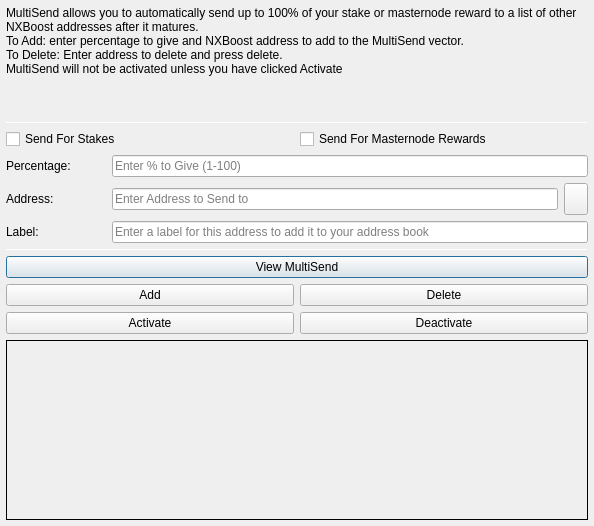
<?xml version="1.0" encoding="UTF-8"?>
<ui version="4.0">
 <class>MultiSendDialog</class>
 <widget class="QDialog" name="MultiSendDialog">
  <property name="windowModality">
   <enum>Qt::NonModal</enum>
  </property>
  <property name="geometry">
   <rect>
    <x>0</x>
    <y>0</y>
    <width>594</width>
    <height>526</height>
   </rect>
  </property>
  <property name="windowTitle">
   <string>MultiSend</string>
  </property>
  <layout class="QVBoxLayout" name="verticalLayout" stretch="0">
   <property name="leftMargin">
    <number>6</number>
   </property>
   <property name="topMargin">
    <number>6</number>
   </property>
   <property name="rightMargin">
    <number>6</number>
   </property>
   <property name="bottomMargin">
    <number>6</number>
   </property>
   <item>
    <layout class="QVBoxLayout" name="verticalLayout_Main" stretch="1,1,1,0,1,1,1">
     <item>
      <widget class="QLabel" name="label_2">
       <property name="lineWidth">
        <number>1</number>
       </property>
       <property name="text">
        <string>MultiSend allows you to automatically send up to 100% of your stake or masternode reward to a list of other NXBoost addresses after it matures.
To Add: enter percentage to give and NXBoost address to add to the MultiSend vector.
To Delete: Enter address to delete and press delete.
MultiSend will not be activated unless you have clicked Activate</string>
       </property>
       <property name="alignment">
        <set>Qt::AlignLeading|Qt::AlignLeft|Qt::AlignTop</set>
       </property>
       <property name="wordWrap">
        <bool>true</bool>
       </property>
      </widget>
     </item>
     <item>
      <widget class="Line" name="line">
       <property name="minimumSize">
        <size>
         <width>0</width>
         <height>1</height>
        </size>
       </property>
       <property name="maximumSize">
        <size>
         <width>16777215</width>
         <height>1</height>
        </size>
       </property>
       <property name="orientation">
        <enum>Qt::Horizontal</enum>
       </property>
      </widget>
     </item>
     <item>
      <layout class="QVBoxLayout" name="verticalLayout_Settings">
       <item>
        <layout class="QHBoxLayout" name="horizontalLayout">
         <item>
          <widget class="QCheckBox" name="multiSendStakeCheckBox">
           <property name="text">
            <string>Send For Stakes</string>
           </property>
          </widget>
         </item>
         <item>
          <widget class="QCheckBox" name="multiSendMasternodeCheckBox">
           <property name="text">
            <string>Send For Masternode Rewards</string>
           </property>
          </widget>
         </item>
        </layout>
       </item>
       <item>
        <layout class="QHBoxLayout" name="horizontalLayout_6">
         <item>
          <widget class="QLabel" name="label">
           <property name="minimumSize">
            <size>
             <width>100</width>
             <height>0</height>
            </size>
           </property>
           <property name="toolTip">
            <string>Percentage of stake to send</string>
           </property>
           <property name="text">
            <string>Percentage:</string>
           </property>
          </widget>
         </item>
         <item>
          <widget class="QLineEdit" name="multiSendPercentEdit">
           <property name="toolTip">
            <string>Enter whole numbers 1 - 100</string>
           </property>
           <property name="placeholderText">
            <string>Enter % to Give (1-100)</string>
           </property>
          </widget>
         </item>
        </layout>
       </item>
       <item>
        <layout class="QHBoxLayout" name="horizontalLayout_7">
         <item>
          <widget class="QLabel" name="label_5">
           <property name="minimumSize">
            <size>
             <width>100</width>
             <height>0</height>
            </size>
           </property>
           <property name="toolTip">
            <string>Address to send portion of stake to</string>
           </property>
           <property name="text">
            <string>Address:</string>
           </property>
          </widget>
         </item>
         <item>
          <widget class="QLineEdit" name="multiSendAddressEdit">
           <property name="toolTip">
            <string/>
           </property>
           <property name="placeholderText">
            <string>Enter Address to Send to</string>
           </property>
          </widget>
         </item>
         <item>
          <widget class="QToolButton" name="addressBookButton">
           <property name="maximumSize">
            <size>
             <width>16777215</width>
             <height>32</height>
            </size>
           </property>
           <property name="toolTip">
            <string>Choose an address from the address book</string>
           </property>
           <property name="text">
            <string/>
           </property>
           <property name="icon">
            <iconset resource="../nxboost.qrc">
             <normaloff>:/icons/address-book</normaloff>:/icons/address-book</iconset>
           </property>
           <property name="shortcut">
            <string>Alt+A</string>
           </property>
          </widget>
         </item>
        </layout>
       </item>
      </layout>
     </item>
     <item>
      <layout class="QHBoxLayout" name="horizontalLayout_3">
       <item>
        <widget class="QLabel" name="label_3">
         <property name="minimumSize">
          <size>
           <width>100</width>
           <height>0</height>
          </size>
         </property>
         <property name="text">
          <string>Label:</string>
         </property>
        </widget>
       </item>
       <item>
        <widget class="QLineEdit" name="labelAddressLabelEdit">
         <property name="placeholderText">
          <string>Enter a label for this address to add it to your address book</string>
         </property>
        </widget>
       </item>
      </layout>
     </item>
     <item>
      <widget class="Line" name="line_2">
       <property name="minimumSize">
        <size>
         <width>0</width>
         <height>1</height>
        </size>
       </property>
       <property name="maximumSize">
        <size>
         <width>16777215</width>
         <height>1</height>
        </size>
       </property>
       <property name="orientation">
        <enum>Qt::Horizontal</enum>
       </property>
      </widget>
     </item>
     <item>
      <layout class="QVBoxLayout" name="verticalLayout_Buttons">
       <item>
        <layout class="QHBoxLayout" name="horizontalLayout_4">
         <item>
          <widget class="QPushButton" name="viewButton">
           <property name="toolTip">
            <string/>
           </property>
           <property name="statusTip">
            <string>View MultiSend Vector</string>
           </property>
           <property name="text">
            <string>View MultiSend</string>
           </property>
          </widget>
         </item>
        </layout>
       </item>
       <item>
        <layout class="QHBoxLayout" name="horizontalLayout_2">
         <item>
          <widget class="QPushButton" name="addButton">
           <property name="toolTip">
            <string/>
           </property>
           <property name="statusTip">
            <string>Add to MultiSend Vector</string>
           </property>
           <property name="text">
            <string>Add</string>
           </property>
          </widget>
         </item>
         <item>
          <widget class="QPushButton" name="deleteButton">
           <property name="toolTip">
            <string/>
           </property>
           <property name="statusTip">
            <string>Delete Address From MultiSend Vector</string>
           </property>
           <property name="text">
            <string>Delete</string>
           </property>
          </widget>
         </item>
        </layout>
       </item>
       <item>
        <layout class="QHBoxLayout" name="horizontalLayout_5">
         <item>
          <widget class="QPushButton" name="activateButton">
           <property name="statusTip">
            <string>Activate MultiSend</string>
           </property>
           <property name="text">
            <string>Activate</string>
           </property>
          </widget>
         </item>
         <item>
          <widget class="QPushButton" name="disableButton">
           <property name="statusTip">
            <string>Deactivate MultiSend</string>
           </property>
           <property name="text">
            <string>Deactivate</string>
           </property>
          </widget>
         </item>
        </layout>
       </item>
      </layout>
     </item>
     <item>
      <widget class="QLabel" name="message">
       <property name="minimumSize">
        <size>
         <width>0</width>
         <height>180</height>
        </size>
       </property>
       <property name="frameShape">
        <enum>QFrame::Panel</enum>
       </property>
       <property name="frameShadow">
        <enum>QFrame::Plain</enum>
       </property>
       <property name="lineWidth">
        <number>1</number>
       </property>
       <property name="midLineWidth">
        <number>1</number>
       </property>
       <property name="text">
        <string/>
       </property>
       <property name="alignment">
        <set>Qt::AlignLeading|Qt::AlignLeft|Qt::AlignTop</set>
       </property>
       <property name="wordWrap">
        <bool>true</bool>
       </property>
      </widget>
     </item>
    </layout>
   </item>
  </layout>
 </widget>
 <resources>
  <include location="../nxboost.qrc"/>
 </resources>
 <connections/>
</ui>
